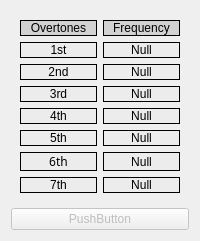
             <widget class="CContextFrame" name="CContextFrame_CaptureTab_Overtones_FFT0">
              <property name="styleSheet">
               <string notr="true"/>
              </property>
              <layout class="QVBoxLayout" name="verticalLayout_9">
               <item>
                <widget class="QWidget" name="gridWidget_CaptureTab_Overtones_FFT0" native="true">
                 <property name="styleSheet">
                  <string notr="true">QWidget.CLabel{
	border: 1px solid black;
	background-color: rgb(236, 236, 236);
}

QWidget.QLabel{
	border: 1px solid black;
	background-color: rgb(236, 236, 236);
}</string>
                 </property>
                 <layout class="QGridLayout" name="gridLayout_3" rowstretch="90,100,100,100,100,100,100,100">
                  <item row="7" column="1">
                   <widget class="CLabel" name="CLabel_Overtones0_7">
                    <property name="text">
                     <string>Null</string>
                    </property>
                    <property name="alignment">
                     <set>Qt::AlignCenter</set>
                    </property>
                    <property name="valueTransformation">
                     <string notr="true">if len(new_val) &gt;= 7:
    output('{0:.2f} kHz'.format(new_val[6]))
else:
    output('-')</string>
                    </property>
                   </widget>
                  </item>
                  <item row="1" column="1">
                   <widget class="CLabel" name="CLabel_Overtones0_1">
                    <property name="text">
                     <string>Null</string>
                    </property>
                    <property name="alignment">
                     <set>Qt::AlignCenter</set>
                    </property>
                    <property name="valueTransformation">
                     <string notr="true">if len(new_val) &gt;= 1:
    output('{0:.2f} kHz'.format(new_val[0]))
else:
    output('-')</string>
                    </property>
                   </widget>
                  </item>
                  <item row="5" column="0">
                   <widget class="CLabel" name="CLabel_JustLabel_Overtones0_5">
                    <property name="text">
                     <string>5th</string>
                    </property>
                    <property name="alignment">
                     <set>Qt::AlignCenter</set>
                    </property>
                   </widget>
                  </item>
                  <item row="2" column="0">
                   <widget class="CLabel" name="CLabel_JustLabel_Overtones0_2">
                    <property name="text">
                     <string>2nd</string>
                    </property>
                    <property name="alignment">
                     <set>Qt::AlignCenter</set>
                    </property>
                   </widget>
                  </item>
                  <item row="4" column="0">
                   <widget class="CLabel" name="CLabel_JustLabel_Overtones0_4">
                    <property name="text">
                     <string>4th</string>
                    </property>
                    <property name="alignment">
                     <set>Qt::AlignCenter</set>
                    </property>
                   </widget>
                  </item>
                  <item row="0" column="0">
                   <widget class="QLabel" name="label_overtones0">
                    <property name="styleSheet">
                     <string notr="true">background-color: rgb(210, 210, 210);</string>
                    </property>
                    <property name="text">
                     <string>Overtones</string>
                    </property>
                    <property name="alignment">
                     <set>Qt::AlignCenter</set>
                    </property>
                   </widget>
                  </item>
                  <item row="4" column="1">
                   <widget class="CLabel" name="CLabel_Overtones0_4">
                    <property name="text">
                     <string>Null</string>
                    </property>
                    <property name="alignment">
                     <set>Qt::AlignCenter</set>
                    </property>
                    <property name="valueTransformation">
                     <string notr="true">if len(new_val) &gt;= 4:
    output('{0:.2f} kHz'.format(new_val[3]))
else:
    output('-')</string>
                    </property>
                   </widget>
                  </item>
                  <item row="6" column="0">
                   <widget class="CLabel" name="CLabel_JustLabel_Overtones0_6">
                    <property name="font">
                     <font>
                      <family>Sans Serif</family>
                     </font>
                    </property>
                    <property name="text">
                     <string>6th</string>
                    </property>
                    <property name="alignment">
                     <set>Qt::AlignCenter</set>
                    </property>
                   </widget>
                  </item>
                  <item row="3" column="1">
                   <widget class="CLabel" name="CLabel_Overtones0_3">
                    <property name="text">
                     <string>Null</string>
                    </property>
                    <property name="alignment">
                     <set>Qt::AlignCenter</set>
                    </property>
                    <property name="valueTransformation">
                     <string notr="true">if len(new_val) &gt;= 3:
    output('{0:.2f} kHz'.format(new_val[2]))
else:
    output('-')</string>
                    </property>
                   </widget>
                  </item>
                  <item row="0" column="1">
                   <widget class="QLabel" name="label_frequency0">
                    <property name="styleSheet">
                     <string notr="true">background-color: rgb(210, 210, 210);</string>
                    </property>
                    <property name="text">
                     <string>Frequency</string>
                    </property>
                    <property name="alignment">
                     <set>Qt::AlignCenter</set>
                    </property>
                   </widget>
                  </item>
                  <item row="5" column="1">
                   <widget class="CLabel" name="CLabel_Overtones0_5">
                    <property name="text">
                     <string>Null</string>
                    </property>
                    <property name="alignment">
                     <set>Qt::AlignCenter</set>
                    </property>
                    <property name="valueTransformation">
                     <string notr="true">if len(new_val) &gt;= 5:
    output('{0:.2f} kHz'.format(new_val[4]))
else:
    output('-')</string>
                    </property>
                   </widget>
                  </item>
                  <item row="1" column="0">
                   <widget class="CLabel" name="CLabel_JustLabel_Overtones0_1">
                    <property name="text">
                     <string>1st</string>
                    </property>
                    <property name="alignment">
                     <set>Qt::AlignCenter</set>
                    </property>
                   </widget>
                  </item>
                  <item row="3" column="0">
                   <widget class="CLabel" name="CLabel_JustLabel_Overtones0_3">
                    <property name="text">
                     <string>3rd</string>
                    </property>
                    <property name="alignment">
                     <set>Qt::AlignCenter</set>
                    </property>
                   </widget>
                  </item>
                  <item row="6" column="1">
                   <widget class="CLabel" name="CLabel_Overtones0_6">
                    <property name="text">
                     <string>Null</string>
                    </property>
                    <property name="alignment">
                     <set>Qt::AlignCenter</set>
                    </property>
                    <property name="valueTransformation">
                     <string notr="true">if len(new_val) &gt;= 6:
    output('{0:.2f} kHz'.format(new_val[5]))
else:
    output('-')</string>
                    </property>
                   </widget>
                  </item>
                  <item row="7" column="0">
                   <widget class="CLabel" name="CLabel_JustLabel_Overtones0_7">
                    <property name="text">
                     <string>7th</string>
                    </property>
                    <property name="alignment">
                     <set>Qt::AlignCenter</set>
                    </property>
                   </widget>
                  </item>
                  <item row="2" column="1">
                   <widget class="CLabel" name="CLabel_Overtones0_2">
                    <property name="text">
                     <string>Null</string>
                    </property>
                    <property name="alignment">
                     <set>Qt::AlignCenter</set>
                    </property>
                    <property name="valueTransformation">
                     <string notr="true">if len(new_val) &gt;= 2:
    output('{0:.2f} kHz'.format(new_val[1]))
else:
    output('-')</string>
                    </property>
                   </widget>
                  </item>
                 </layout>
                </widget>
               </item>
               <item>
                <widget class="QPushButton" name="pushButton_invisible_0">
                 <property name="enabled">
                  <bool>false</bool>
                 </property>
                 <property name="styleSheet">
                  <string notr="true"/>
                 </property>
                 <property name="text">
                  <string>PushButton</string>
                 </property>
                </widget>
               </item>
              </layout>
             </widget>
